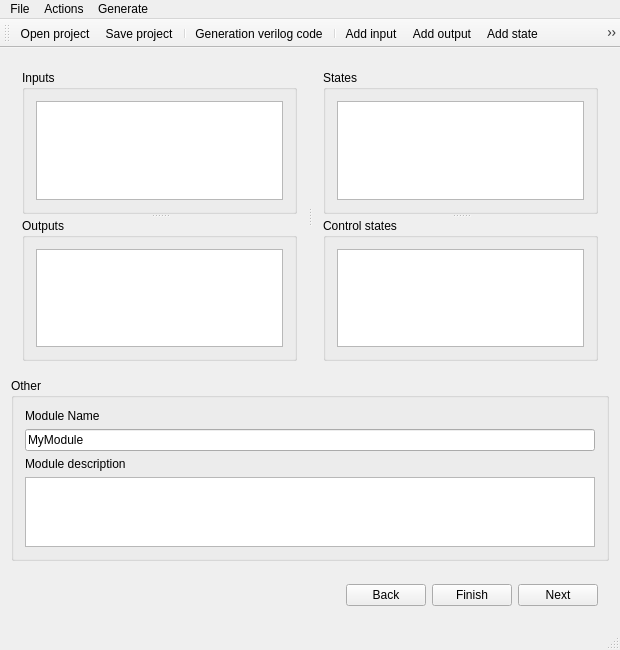
<?xml version="1.0" encoding="UTF-8"?>
<ui version="4.0">
 <class>EnterInputs</class>
 <widget class="QMainWindow" name="EnterInputs">
  <property name="geometry">
   <rect>
    <x>0</x>
    <y>0</y>
    <width>620</width>
    <height>650</height>
   </rect>
  </property>
  <property name="sizePolicy">
   <sizepolicy hsizetype="Expanding" vsizetype="Expanding">
    <horstretch>0</horstretch>
    <verstretch>0</verstretch>
   </sizepolicy>
  </property>
  <property name="windowTitle">
   <string>Master</string>
  </property>
  <property name="windowIcon">
   <iconset resource="share/mainResources.qrc">
    <normaloff>:/textedit/images/boot.png</normaloff>:/textedit/images/boot.png</iconset>
  </property>
  <property name="dockOptions">
   <set>QMainWindow::AllowNestedDocks|QMainWindow::AllowTabbedDocks|QMainWindow::AnimatedDocks</set>
  </property>
  <widget class="QWidget" name="centralWidget">
   <layout class="QVBoxLayout" name="verticalLayout_2">
    <item>
     <widget class="QSplitter" name="sSplitAll">
      <property name="sizePolicy">
       <sizepolicy hsizetype="Expanding" vsizetype="Expanding">
        <horstretch>0</horstretch>
        <verstretch>0</verstretch>
       </sizepolicy>
      </property>
      <property name="orientation">
       <enum>Qt::Horizontal</enum>
      </property>
      <widget class="QWidget" name="widget_2" native="true">
       <layout class="QVBoxLayout" name="verticalLayout_8">
        <item>
         <widget class="QSplitter" name="sIOSplit">
          <property name="sizePolicy">
           <sizepolicy hsizetype="Expanding" vsizetype="Expanding">
            <horstretch>0</horstretch>
            <verstretch>0</verstretch>
           </sizepolicy>
          </property>
          <property name="orientation">
           <enum>Qt::Vertical</enum>
          </property>
          <property name="opaqueResize">
           <bool>false</bool>
          </property>
          <widget class="QGroupBox" name="gbInputs">
           <property name="sizePolicy">
            <sizepolicy hsizetype="Expanding" vsizetype="Expanding">
             <horstretch>0</horstretch>
             <verstretch>0</verstretch>
            </sizepolicy>
           </property>
           <property name="title">
            <string>Inputs</string>
           </property>
           <layout class="QVBoxLayout" name="verticalLayout_4">
            <item>
             <widget class="QTableView" name="tvInputs">
              <property name="editTriggers">
               <set>QAbstractItemView::AllEditTriggers</set>
              </property>
              <property name="showDropIndicator" stdset="0">
               <bool>false</bool>
              </property>
              <property name="selectionMode">
               <enum>QAbstractItemView::SingleSelection</enum>
              </property>
              <property name="selectionBehavior">
               <enum>QAbstractItemView::SelectRows</enum>
              </property>
              <property name="textElideMode">
               <enum>Qt::ElideNone</enum>
              </property>
              <property name="wordWrap">
               <bool>true</bool>
              </property>
              <property name="cornerButtonEnabled">
               <bool>true</bool>
              </property>
              <attribute name="horizontalHeaderDefaultSectionSize">
               <number>150</number>
              </attribute>
              <attribute name="verticalHeaderDefaultSectionSize">
               <number>18</number>
              </attribute>
              <attribute name="verticalHeaderMinimumSectionSize">
               <number>18</number>
              </attribute>
             </widget>
            </item>
           </layout>
          </widget>
          <widget class="QGroupBox" name="gbOutputs">
           <property name="sizePolicy">
            <sizepolicy hsizetype="Expanding" vsizetype="Expanding">
             <horstretch>0</horstretch>
             <verstretch>0</verstretch>
            </sizepolicy>
           </property>
           <property name="title">
            <string>Outputs</string>
           </property>
           <layout class="QVBoxLayout" name="verticalLayout_6">
            <item>
             <widget class="QTableView" name="tvOutputs">
              <property name="dragEnabled">
               <bool>true</bool>
              </property>
              <property name="dragDropMode">
               <enum>QAbstractItemView::DragOnly</enum>
              </property>
              <property name="selectionMode">
               <enum>QAbstractItemView::SingleSelection</enum>
              </property>
              <property name="selectionBehavior">
               <enum>QAbstractItemView::SelectRows</enum>
              </property>
              <property name="horizontalScrollMode">
               <enum>QAbstractItemView::ScrollPerPixel</enum>
              </property>
              <attribute name="horizontalHeaderDefaultSectionSize">
               <number>150</number>
              </attribute>
              <attribute name="verticalHeaderDefaultSectionSize">
               <number>18</number>
              </attribute>
              <attribute name="verticalHeaderMinimumSectionSize">
               <number>18</number>
              </attribute>
             </widget>
            </item>
           </layout>
          </widget>
         </widget>
        </item>
       </layout>
      </widget>
      <widget class="QWidget" name="widget" native="true">
       <layout class="QVBoxLayout" name="verticalLayout_7">
        <item>
         <widget class="QSplitter" name="sStatesSplit">
          <property name="sizePolicy">
           <sizepolicy hsizetype="Expanding" vsizetype="Expanding">
            <horstretch>0</horstretch>
            <verstretch>0</verstretch>
           </sizepolicy>
          </property>
          <property name="orientation">
           <enum>Qt::Vertical</enum>
          </property>
          <widget class="QGroupBox" name="gbStates">
           <property name="sizePolicy">
            <sizepolicy hsizetype="Expanding" vsizetype="Expanding">
             <horstretch>0</horstretch>
             <verstretch>0</verstretch>
            </sizepolicy>
           </property>
           <property name="title">
            <string>States</string>
           </property>
           <layout class="QVBoxLayout" name="verticalLayout_5">
            <item>
             <widget class="QTreeView" name="tvStates">
              <property name="contextMenuPolicy">
               <enum>Qt::CustomContextMenu</enum>
              </property>
              <property name="uniformRowHeights">
               <bool>true</bool>
              </property>
              <property name="allColumnsShowFocus">
               <bool>true</bool>
              </property>
              <attribute name="headerDefaultSectionSize">
               <number>150</number>
              </attribute>
             </widget>
            </item>
           </layout>
          </widget>
          <widget class="QGroupBox" name="gbControlStates">
           <property name="title">
            <string>Control states</string>
           </property>
           <layout class="QVBoxLayout" name="verticalLayout_3">
            <item>
             <widget class="QSplitter" name="splitter">
              <property name="sizePolicy">
               <sizepolicy hsizetype="Expanding" vsizetype="Expanding">
                <horstretch>0</horstretch>
                <verstretch>0</verstretch>
               </sizepolicy>
              </property>
              <property name="orientation">
               <enum>Qt::Horizontal</enum>
              </property>
              <widget class="QTreeView" name="tvControls">
               <property name="dragDropMode">
                <enum>QAbstractItemView::DropOnly</enum>
               </property>
               <property name="rootIsDecorated">
                <bool>true</bool>
               </property>
               <property name="uniformRowHeights">
                <bool>true</bool>
               </property>
               <property name="allColumnsShowFocus">
                <bool>true</bool>
               </property>
              </widget>
             </widget>
            </item>
           </layout>
          </widget>
         </widget>
        </item>
       </layout>
      </widget>
     </widget>
    </item>
    <item>
     <widget class="QGroupBox" name="gbOther">
      <property name="title">
       <string>Other</string>
      </property>
      <layout class="QVBoxLayout" name="verticalLayout">
       <item>
        <widget class="QLabel" name="label">
         <property name="text">
          <string>Module Name</string>
         </property>
        </widget>
       </item>
       <item>
        <widget class="IdentificatorEdit" name="leModule">
         <property name="text">
          <string>MyModule</string>
         </property>
        </widget>
       </item>
       <item>
        <widget class="QLabel" name="lDesc">
         <property name="text">
          <string>Module description</string>
         </property>
        </widget>
       </item>
       <item>
        <widget class="QTextBrowser" name="tbDescription">
         <property name="baseSize">
          <size>
           <width>0</width>
           <height>0</height>
          </size>
         </property>
         <property name="documentTitle">
          <string>Title</string>
         </property>
         <property name="readOnly">
          <bool>false</bool>
         </property>
        </widget>
       </item>
      </layout>
     </widget>
    </item>
    <item>
     <widget class="GraphBody" name="wGraph" native="true"/>
    </item>
    <item>
     <widget class="QWidget" name="wButtons" native="true">
      <layout class="QHBoxLayout" name="horizontalLayout">
       <item>
        <layout class="QHBoxLayout" name="hlButtons">
         <item>
          <spacer name="horizontalSpacer">
           <property name="orientation">
            <enum>Qt::Horizontal</enum>
           </property>
           <property name="sizeHint" stdset="0">
            <size>
             <width>40</width>
             <height>20</height>
            </size>
           </property>
          </spacer>
         </item>
         <item>
          <widget class="QPushButton" name="pbCancel">
           <property name="toolTip">
            <string>Back</string>
           </property>
           <property name="text">
            <string>Back</string>
           </property>
           <property name="icon">
            <iconset resource="share/mainResources.qrc">
             <normaloff>:/textedit/images/go-previous.png</normaloff>:/textedit/images/go-previous.png</iconset>
           </property>
          </widget>
         </item>
         <item>
          <widget class="QPushButton" name="pbFinish">
           <property name="toolTip">
            <string>Go to graph</string>
           </property>
           <property name="text">
            <string>Finish</string>
           </property>
           <property name="icon">
            <iconset resource="share/mainResources.qrc">
             <normaloff>:/textedit/images/forward.png</normaloff>:/textedit/images/forward.png</iconset>
           </property>
          </widget>
         </item>
         <item>
          <widget class="QPushButton" name="pbNext">
           <property name="toolTip">
            <string>Go to next page</string>
           </property>
           <property name="text">
            <string>Next</string>
           </property>
           <property name="icon">
            <iconset resource="share/mainResources.qrc">
             <normaloff>:/textedit/images/forward.png</normaloff>:/textedit/images/forward.png</iconset>
           </property>
          </widget>
         </item>
        </layout>
       </item>
      </layout>
     </widget>
    </item>
   </layout>
  </widget>
  <widget class="QMenuBar" name="menuBar">
   <property name="geometry">
    <rect>
     <x>0</x>
     <y>0</y>
     <width>620</width>
     <height>18</height>
    </rect>
   </property>
   <widget class="QMenu" name="maFile">
    <property name="title">
     <string>File</string>
    </property>
    <addaction name="actionOpen_project"/>
    <addaction name="actionSave_project"/>
    <addaction name="separator"/>
    <addaction name="actionExit"/>
   </widget>
   <widget class="QMenu" name="maActions">
    <property name="title">
     <string>Actions</string>
    </property>
    <addaction name="actionAddState"/>
    <addaction name="actionAddRelation"/>
    <addaction name="actionDelete_state"/>
    <addaction name="separator"/>
    <addaction name="separator"/>
    <addaction name="actionAddInput"/>
    <addaction name="actionAddOutput"/>
    <addaction name="separator"/>
   </widget>
   <widget class="QMenu" name="menuGenerate">
    <property name="title">
     <string>Generate</string>
    </property>
    <addaction name="actionGeneration"/>
   </widget>
   <addaction name="maFile"/>
   <addaction name="maActions"/>
   <addaction name="menuGenerate"/>
  </widget>
  <widget class="QToolBar" name="mainToolBar">
   <attribute name="toolBarArea">
    <enum>TopToolBarArea</enum>
   </attribute>
   <attribute name="toolBarBreak">
    <bool>false</bool>
   </attribute>
   <addaction name="actionOpen_project"/>
   <addaction name="actionSave_project"/>
   <addaction name="separator"/>
   <addaction name="actionGeneration"/>
   <addaction name="separator"/>
   <addaction name="actionAddInput"/>
   <addaction name="actionAddOutput"/>
   <addaction name="actionAddState"/>
   <addaction name="actionAddRelation"/>
   <addaction name="separator"/>
  </widget>
  <widget class="QStatusBar" name="statusBar"/>
  <action name="actionAddInput">
   <property name="icon">
    <iconset resource="share/mainResources.qrc">
     <normaloff>:/textedit/images/system-installer.png</normaloff>:/textedit/images/system-installer.png</iconset>
   </property>
   <property name="text">
    <string>Add input</string>
   </property>
   <property name="shortcut">
    <string>Ctrl+I</string>
   </property>
  </action>
  <action name="actionAddOutput">
   <property name="icon">
    <iconset resource="share/mainResources.qrc">
     <normaloff>:/textedit/images/file-roller.png</normaloff>:/textedit/images/file-roller.png</iconset>
   </property>
   <property name="text">
    <string>Add output</string>
   </property>
   <property name="shortcut">
    <string>Ctrl+O</string>
   </property>
  </action>
  <action name="actionAddState">
   <property name="icon">
    <iconset resource="share/mainResources.qrc">
     <normaloff>:/textedit/images/filenew.png</normaloff>:/textedit/images/filenew.png</iconset>
   </property>
   <property name="text">
    <string>Add state</string>
   </property>
   <property name="shortcut">
    <string>+</string>
   </property>
  </action>
  <action name="actionExit">
   <property name="icon">
    <iconset resource="share/mainResources.qrc">
     <normaloff>:/icons/images/exit.png</normaloff>:/icons/images/exit.png</iconset>
   </property>
   <property name="text">
    <string>Exit</string>
   </property>
   <property name="shortcut">
    <string>Ctrl+Q</string>
   </property>
  </action>
  <action name="actionGeneration">
   <property name="icon">
    <iconset resource="share/mainResources.qrc">
     <normaloff>:/textedit/images/finish.png</normaloff>:/textedit/images/finish.png</iconset>
   </property>
   <property name="text">
    <string>Generation verilog code</string>
   </property>
  </action>
  <action name="actionAddRelation">
   <property name="icon">
    <iconset resource="share/mainResources.qrc">
     <normaloff>:/textedit/images/object-flip-horizontal.png</normaloff>:/textedit/images/object-flip-horizontal.png</iconset>
   </property>
   <property name="text">
    <string>Add relation</string>
   </property>
  </action>
  <action name="actionDelete_state">
   <property name="icon">
    <iconset resource="share/mainResources.qrc">
     <normaloff>:/textedit/images/xkill.png</normaloff>:/textedit/images/xkill.png</iconset>
   </property>
   <property name="text">
    <string>Delete state</string>
   </property>
  </action>
  <action name="actionSave_project">
   <property name="icon">
    <iconset resource="share/mainResources.qrc">
     <normaloff>:/textedit/images/filesave.png</normaloff>:/textedit/images/filesave.png</iconset>
   </property>
   <property name="text">
    <string>Save project</string>
   </property>
   <property name="shortcut">
    <string>Ctrl+S</string>
   </property>
  </action>
  <action name="actionOpen_project">
   <property name="icon">
    <iconset resource="share/mainResources.qrc">
     <normaloff>:/icons/images/document-open.png</normaloff>:/icons/images/document-open.png</iconset>
   </property>
   <property name="text">
    <string>Open project</string>
   </property>
  </action>
  <action name="actionRemove_input">
   <property name="icon">
    <iconset resource="share/mainResources.qrc">
     <normaloff>:/textedit/images/xkill.png</normaloff>:/textedit/images/xkill.png</iconset>
   </property>
   <property name="text">
    <string>Remove input</string>
   </property>
  </action>
  <action name="actionRemove_output">
   <property name="icon">
    <iconset resource="share/mainResources.qrc">
     <normaloff>:/textedit/images/xkill.png</normaloff>:/textedit/images/xkill.png</iconset>
   </property>
   <property name="text">
    <string>Remove output</string>
   </property>
  </action>
  <action name="actionRemove_control">
   <property name="icon">
    <iconset resource="share/mainResources.qrc">
     <normaloff>:/textedit/images/xkill.png</normaloff>:/textedit/images/xkill.png</iconset>
   </property>
   <property name="text">
    <string>Remove control</string>
   </property>
  </action>
  <action name="actionSave_as">
   <property name="icon">
    <iconset resource="share/mainResources.qrc">
     <normaloff>:/textedit/images/filesave.png</normaloff>:/textedit/images/filesave.png</iconset>
   </property>
   <property name="text">
    <string>Save as...</string>
   </property>
  </action>
 </widget>
 <layoutdefault spacing="6" margin="11"/>
 <customwidgets>
  <customwidget>
   <class>GraphBody</class>
   <extends>QWidget</extends>
   <header>graphbody.h</header>
   <container>1</container>
  </customwidget>
  <customwidget>
   <class>IdentificatorEdit</class>
   <extends>QLineEdit</extends>
   <header location="global">identificatoredit.h</header>
  </customwidget>
 </customwidgets>
 <resources>
  <include location="share/mainResources.qrc"/>
 </resources>
 <connections/>
</ui>
